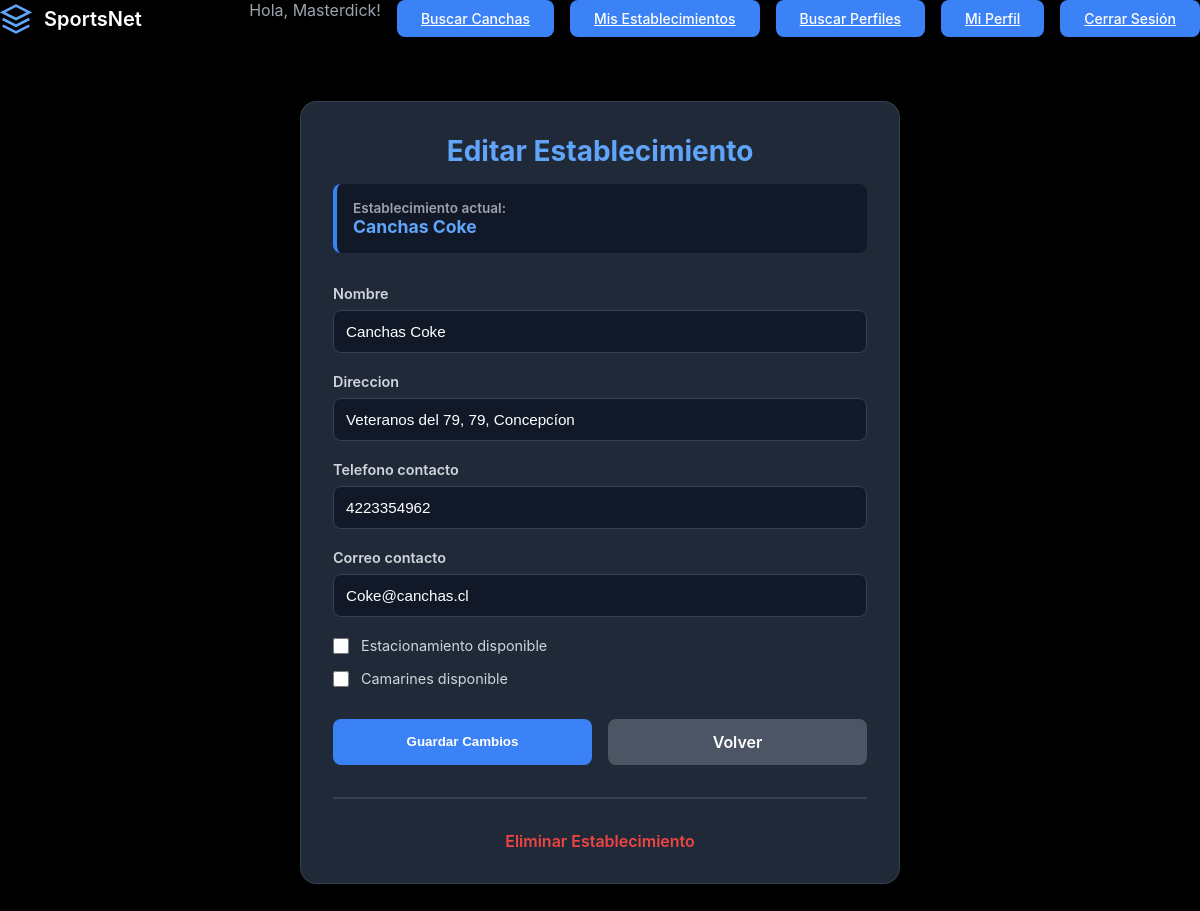
Screenshot of /3/editar/ (signed in) with the database file from the repository.
### cuentas/models.py (models this page shows, shortened)
class Usuario (AbstractUser):
    telefono = models.CharField(max_length=20, blank=True, null=True)
    fecha_nacimiento = models.DateField(null=True, blank=True)

### establecimientos/models.py (models this page shows, shortened)
class Establecimiento (models.Model):
    dueno = models.ForeignKey(Dueno, on_delete=models.CASCADE, related_name="establecimientos")
    nombre = models.CharField(max_length=50, unique=True)
    direccion = models.CharField(max_length=100)
    telefono_contacto = models.CharField(max_length=20)
    correo_contacto = models.EmailField()
    estacionamiento_disponible = models.BooleanField(default=False)
    camarines_disponible = models.BooleanField(default=False)

### establecimientos/views.py (the view)
# urls.py: path('<int:establecimiento_id>/editar/', views.editar_establecimiento, name='editar_establecimiento'),
@login_required(login_url='cuentas:login_cuenta')
def editar_establecimiento(request, establecimiento_id):
    establecimiento = get_object_or_404(Establecimiento, id = establecimiento_id)
    try:
        dueno = Dueno.objects.get(usuario=request.user)
    except Dueno.DoesNotExist:
        return HttpResponseForbidden("Solo los usuarios dueno pueden acceder")
    if establecimiento.dueno != dueno:
        return HttpResponseForbidden("Solo los respectivos duenos tienen acceso a sus establecimientos")
    if request.method == "POST":
        form = CrearEstablecimientoForm(request.POST, instance=establecimiento)
        if form.is_valid():
            form.save()
            messages.success(request, f"Establecimiento actualizado exitosamente")
            return redirect ("establecimientos:ver_establecimiento", establecimiento = establecimiento.id)
    else:
        form= CrearEstablecimientoForm(instance=establecimiento)
    context = {
        "form":form,
        "establecimiento":establecimiento,
    }
    return render (request, "editar_establecimiento.html", context)

### establecimientos/templates/editar_establecimiento.html (shortened to what this page needs)
{% extends 'base.html' %}
{% load static %}
{% block extra_css %}
  <link rel="stylesheet" href="{% static 'editar_establecimiento.css' %}">
{% endblock %}
{% block content %}
<div class="editar-container">
  <h1 class="titulo">Editar Establecimiento</h1>
  <div class="info-establecimiento">
    <div class="info-label">Establecimiento actual:</div>
    <div class="info-valor">{{ establecimiento.nombre }}</div>
  </div>
  <form method="POST" novalidate>
    <div class="form-group">
      <label for="{{ form.nombre.id_for_label }}">{{ form.nombre.label }}</label>
      {{ form.nombre }}
    </div>
    <div class="form-group">
      <label for="{{ form.direccion.id_for_label }}">{{ form.direccion.label }}</label>
      {{ form.direccion }}
    </div>
    <div class="form-group">
      <label for="{{ form.telefono_contacto.id_for_label }}">{{ form.telefono_contacto.label }}</label>
      {{ form.telefono_contacto }}
    </div>
    <div class="form-group">
      <label for="{{ form.correo_contacto.id_for_label }}">{{ form.correo_contacto.label }}</label>
      {{ form.correo_contacto }}
    </div>
    <div class="checkbox-group">
      <input type="checkbox" id="{{ form.estacionamiento_disponible.id_for_label }}"
             name="estacionamiento_disponible"
             {% if form.estacionamiento_disponible.value %}checked{% endif %}>
      <label for="{{ form.estacionamiento_disponible.id_for_label }}">{{ form.estacionamiento_disponible.label }}</label>
    </div>
    <div class="checkbox-group">
      <input type="checkbox" id="{{ form.camarines_disponible.id_for_label }}"
             name="camarines_disponible"
             {% if form.camarines_disponible.value %}checked{% endif %}>
      <label for="{{ form.camarines_disponible.id_for_label }}">{{ form.camarines_disponible.label }}</label>
    </div>
    <div class="botones">
      <button type="submit" class="btn btn-guardar">Guardar Cambios</button>
      <a href="{% url 'establecimientos:ver_establecimiento' establecimiento.id %}" class="btn btn-volver">Volver</a>
    </div>
  </form>
  <hr style="border: none; border-top: 2px solid #374151; margin: 2rem 0;">
  <div style="text-align: center; margin-top: 2rem;">
    <a href="{% url 'establecimientos:eliminar_establecimiento' establecimiento.pk %}"
       style="color: #ef4444; text-decoration: none; font-weight: 600;">
      Eliminar Establecimiento
    </a>
  </div>
</div>
{% endblock %}

### cuentas/templates/base.html (shortened to what this page needs)
{% load static %}
<!DOCTYPE html>
<html lang="es">
<head>
    {% load static %}
<link rel="stylesheet" href="{% static 'style.css' %}">
    {% block extra_css %}
    {% endblock %}
</head>
<body>
    <header class="header">
        <div class="logo">
            <a href="{% url 'cuentas:home' %}" style="display: flex; align-items: center; gap: 0.75rem; text-decoration: none;">
                <svg class="logo-icon" viewBox="0 0 24 24" fill="none" stroke="currentColor" stroke-width="2">
                    <path d="M12 2L2 7l10 5 10-5-10-5zM2 17l10 5 10-5M2 12l10 5 10-5"/>
                </svg>
                <span class="logo-text">SportsNet</span>
            </a>
        </div>
        <nav class="nav">
            {% if user.is_authenticated %}
                <span style="color: #9ca3af;">Hola, {{ user.get_username }}!  </span>
        {% endif %}
            <a href="{% url 'establecimientos:buscar' %}" class="nav-button">Buscar Canchas</a>
            {% if user.is_authenticated %}
                {% if user.perfil_dueno %}
                    <a href="{% url 'cuentas:SportsNet_dueno' %}" class="nav-button">Mis Establecimientos</a>
                    <a href="{% url 'cuentas:buscar_perfiles' %}" class="nav-button">Buscar Perfiles</a>
                {% elif user.perfil_cliente %}
                    <a href="{% url 'cuentas:buscar_perfiles' %}" class="nav-button">Buscar Perfiles</a>
                    <a href="{% url 'cuentas:SportsNet_cliente' %}" class="nav-button">Mis Reservas</a>
                {% endif %}
                <a href="{% url 'cuentas:perfil_usuario' %}" class="nav-button">Mi Perfil</a>
                <a href="{% url 'cuentas:cerrar_sesion' %}" class="nav-button">Cerrar Sesión</a>
            {% else %}
                <a href="{% url 'cuentas:login_cuenta' %}" class="nav-button">Iniciar Sesión</a>
                <a href="{% url 'cuentas:registro' %}" class="nav-button">Registrarse</a>
            {% endif %}
        </nav>
    </header>
    {% block content %}
    {% endblock %}
</body>
</html>

### cuentas/static/style.css (style rules this page uses)
* { margin: 0; padding: 0; box-sizing: border-box; }
body { font-family: -apple-system, BlinkMacSystemFont, 'Segoe UI', Roboto, 'Helvetica Neue', Arial, sans-serif; background-color: #000000; color: #ffffff; min-height: 100vh; }
.header { display: flex; justify-content: space-between; align-items: center; margin-bottom: 4rem; }
.logo { display: flex; align-items: center; gap: 0.75rem; }
.logo-icon { width: 2rem; height: 2rem; color: #60a5fa; }
.logo-text { font-size: 1.25rem; font-weight: 600; color: #ffffff; }
.nav { display: flex; gap: 1rem; }
.nav-button { padding: 0.625rem 1.5rem; background-color: #3b82f6; color: #ffffff; border: none; border-radius: 0.5rem; font-size: 0.875rem; font-weight: 500; cursor: pointer; transition: background-color 0.3s ease; }
.form-group { display: flex; flex-direction: column; }

### cuentas/static/editar_establecimiento.css (style rules this page uses)
.editar-container { max-width: 600px; margin: 2rem auto; padding: 2rem; background: #1f2937; border-radius: 1rem; border: 1px solid #374151; }
.titulo { color: #60a5fa; font-size: 1.75rem; font-weight: 700; margin-bottom: 1rem; text-align: center; }
.info-establecimiento { background: #111827; padding: 1rem; border-radius: 0.5rem; border-left: 4px solid #3b82f6; margin-bottom: 2rem; color: #d1d5db; }
.info-label { font-size: 0.85rem; color: #9ca3af; font-weight: 600; }
.info-valor { font-size: 1.1rem; font-weight: 700; color: #60a5fa; }
.form-group { margin-bottom: 1.25rem; display: flex; flex-direction: column; }
.form-group label { color: #d1d5db; font-weight: 600; margin-bottom: 0.5rem; font-size: 0.9rem; }
.form-group input[type="text"], .form-group input[type="email"], .form-group select { padding: 0.75rem; background: #111827; border: 1px solid #374151; border-radius: 0.5rem; color: #fff; font-size: 0.95rem; }
.checkbox-group { display: flex; align-items: center; gap: 0.75rem; margin-bottom: 1rem; }
.checkbox-group input[type="checkbox"] { width: 1rem; height: 1rem; cursor: pointer; accent-color: #3b82f6; }
.checkbox-group label { margin: 0; cursor: pointer; color: #d1d5db; font-size: 0.9rem; }
.botones { display: flex; gap: 1rem; margin-top: 2rem; }
.btn { flex: 1; padding: 0.8rem; border: none; border-radius: 0.5rem; font-weight: 600; cursor: pointer; transition: all 0.3s; }
.btn-guardar { background: #3b82f6; color: white; }
.btn-volver { background: #4b5563; color: white; text-decoration: none; text-align: center; }

### rows the page displays
Usuario: get_username "Masterdick"
Establecimiento: nombre "Canchas Coke", direccion "Veteranos del 79, 79, Concepcíon", telefono_contacto "4223354962", correo_contacto "Coke@canchas.cl"
